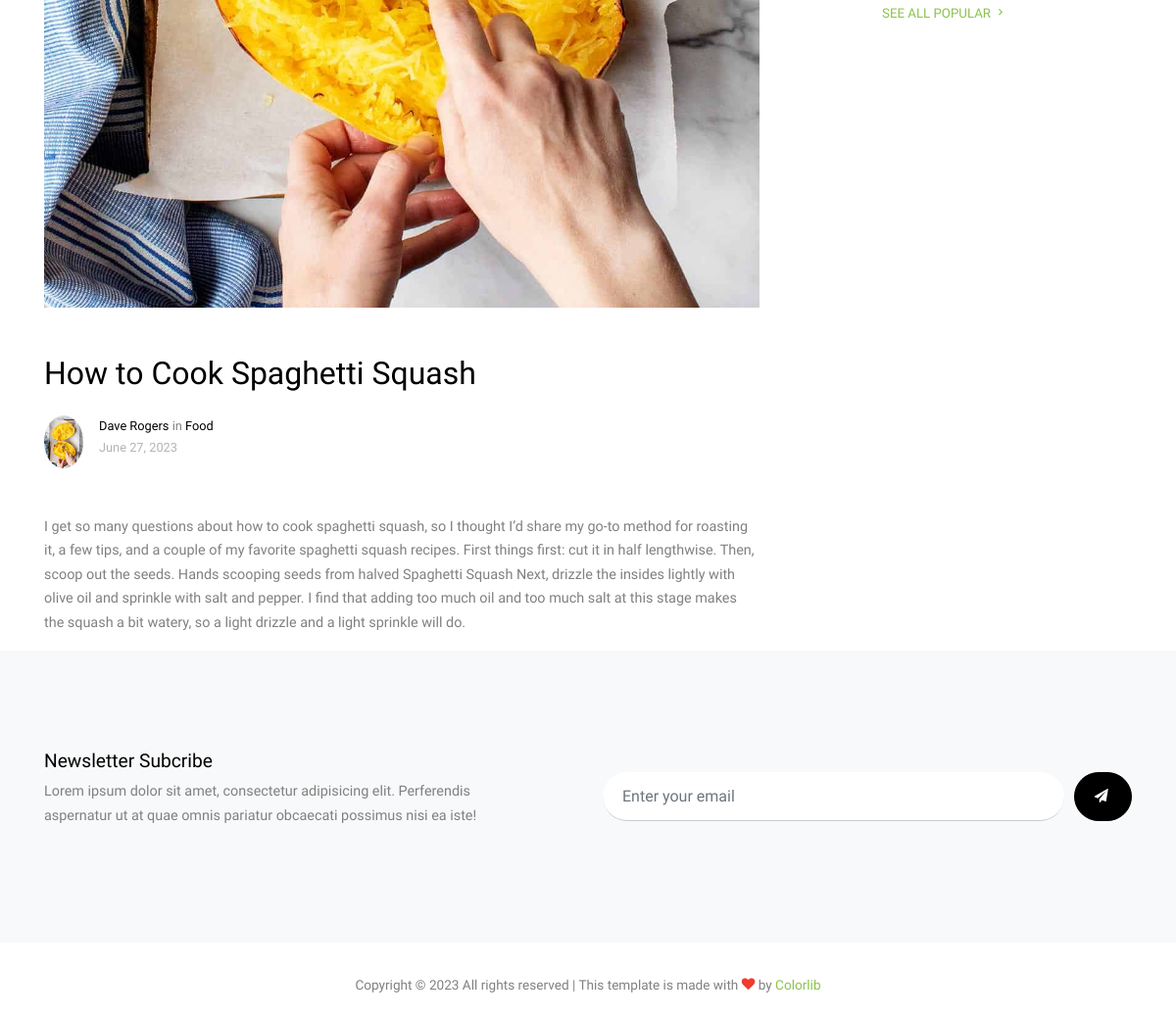
The page /post/3 (signed in, lower part) on the database as committed earlier.
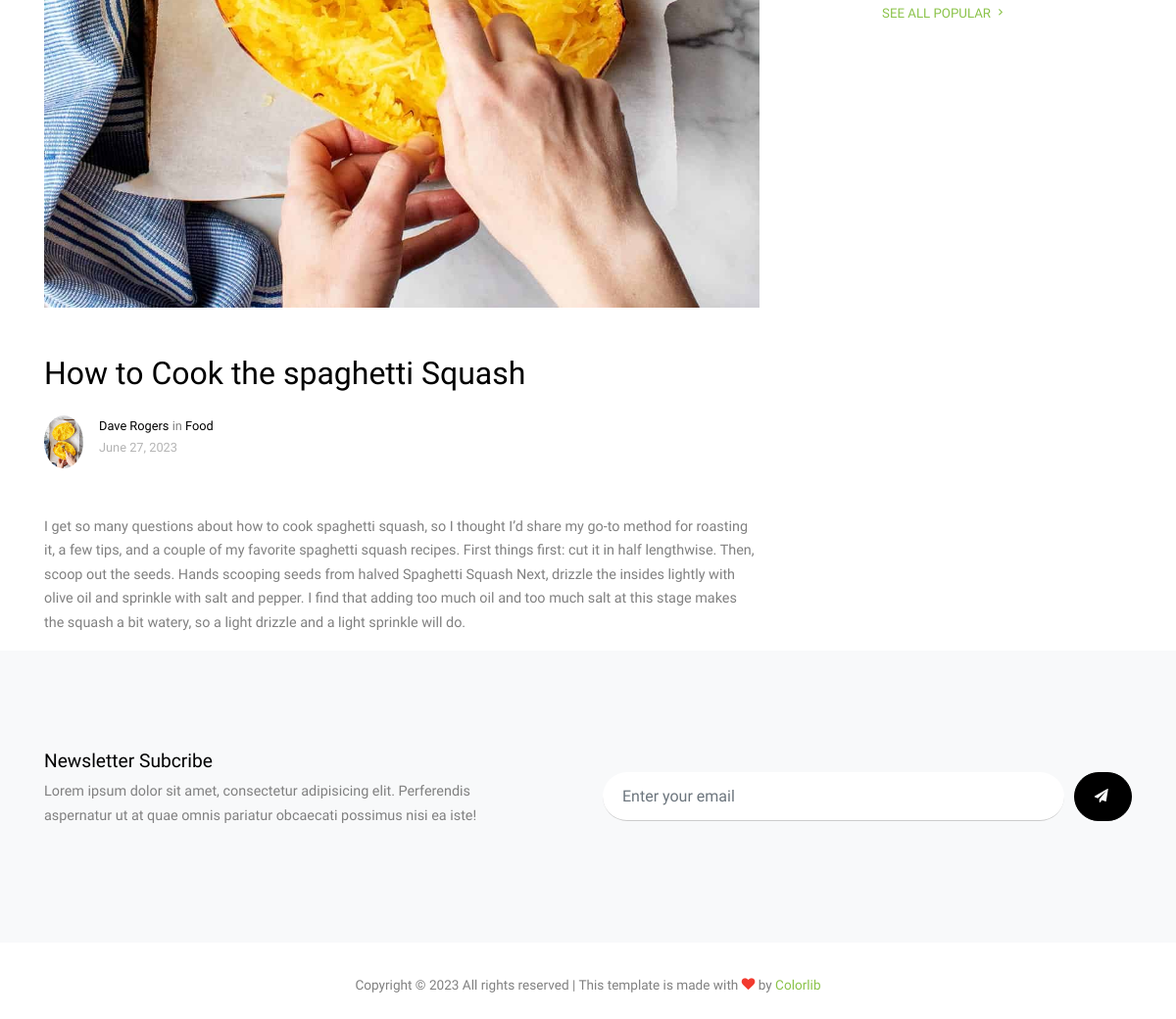
The same page on the database as committed later.
### blogs/models.py (models this page shows, shortened)
class Blog(models.Model):
    title = models.CharField(max_length=150)
    description = models.TextField()
    category = models.ForeignKey(Category, on_delete=models.SET_NULL, null=True)
    author = models.ForeignKey(Author, null=True, on_delete=models.SET_NULL)
    created_at = models.DateField(auto_now_add=True)
    last_edit = models.DateTimeField(auto_now=True)
    image = models.ImageField(null=True, blank=True)
    @property
    def imageURL(self):
        url = ""
        try:
            url = self.image.url
        except:
            url = ""
        return url

class Category(models.Model):
    name = models.CharField(max_length=35)
    def __str__(self):
        return self.name

### blogs/views.py (the view)
# urls.py: path('post/<int:id>', views.single),
@login_required(login_url='/login')
def single(request, id):
    blog = Blog.objects.get(id=id)
    context = {
        'blog': blog
        }
    return render(request, 'blog-single.html', context)

### blogs/context_processors.py (called while the page is built)
def blogs_and_categories(request):
    all_blogs = Blog.objects.all()
    all_categories = Category.objects.all()
    return {'all_blogs':all_blogs, 'all_categories':all_categories}

### templates/blog-single.html (shortened to what this page needs)
{% extends 'base.html' %}
{% load static %}
{% block 'content' %}
<div class="container">
  <div class="row">
    <div class="col-lg-8 single-content">
      <p class="mb-5">
        <img src="{{blog.imageURL}}" alt="Image" class="img-fluid">
      </p>
      <h1 class="mb-4">
        {{ blog.title }}
      </h1>
      <div class="post-meta d-flex mb-5">
        <div class="bio-pic mr-3">
          <img src="{{blog.imageURL}}" alt="Image" class="img-fluidid">
        </div>
        <div class="vcard">
          <span class="d-block"><a href="#">Dave Rogers</a> in <a href="#">{{ blog.category }}</a></span>
          <span class="date-read">{{ blog.created_at }}</span>
        </div>
      </div>
      <p>{{ blog.description }}</p>
    </div>
    <div class="col-lg-3 ml-auto">
      <p>
        <a href="#" class="more">See All Popular <span class="icon-keyboard_arrow_right"></span></a>
      </p>
    </div>
  </div>
</div>
<div class="site-section subscribe bg-light">
  <div class="container">
    <form action="#" class="row align-items-center">
      <div class="col-md-5 mr-auto">
        <h2>Newsletter Subcribe</h2>
        <p>Lorem ipsum dolor sit amet, consectetur adipisicing elit. Perferendis aspernatur ut at quae omnis pariatur
          obcaecati possimus nisi ea iste!</p>
      </div>
      <div class="col-md-6 ml-auto">
        <div class="d-flex">
          <input type="email" class="form-control" placeholder="Enter your email">
          <button type="submit" class="btn btn-secondary"><span class="icon-paper-plane"></span></button>
        </div>
      </div>
    </form>
  </div>
</div>
{% endblock %}

Rows that differ between the two databases and show on the page:
changed Blog "Food": title "How to Cook Spaghetti Squash" → "How to Cook the spaghetti Squash"
